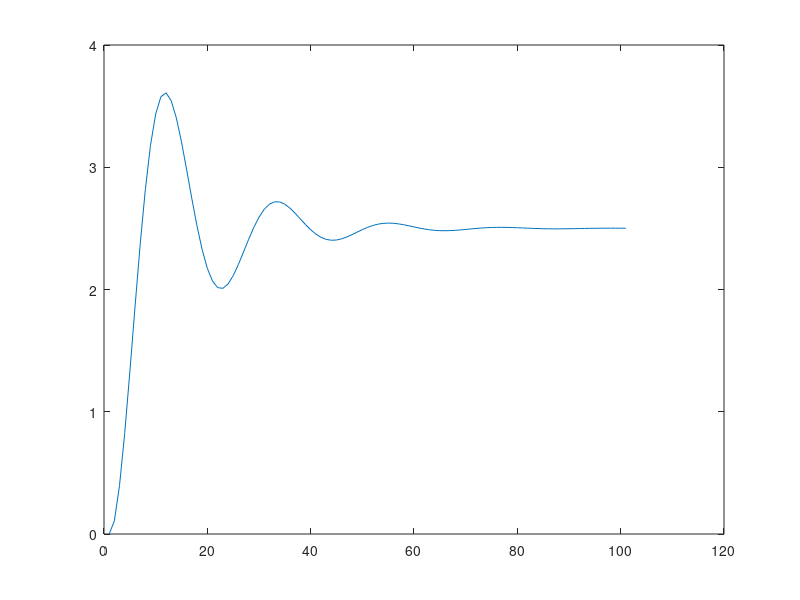

This figure's MATLAB source:
% Numeradaor y denominador
num = 2.5e8;
den = [1 5000 1e8]; 
% Funcion transferencia
G = tf(num, den);

plot(step(G))
